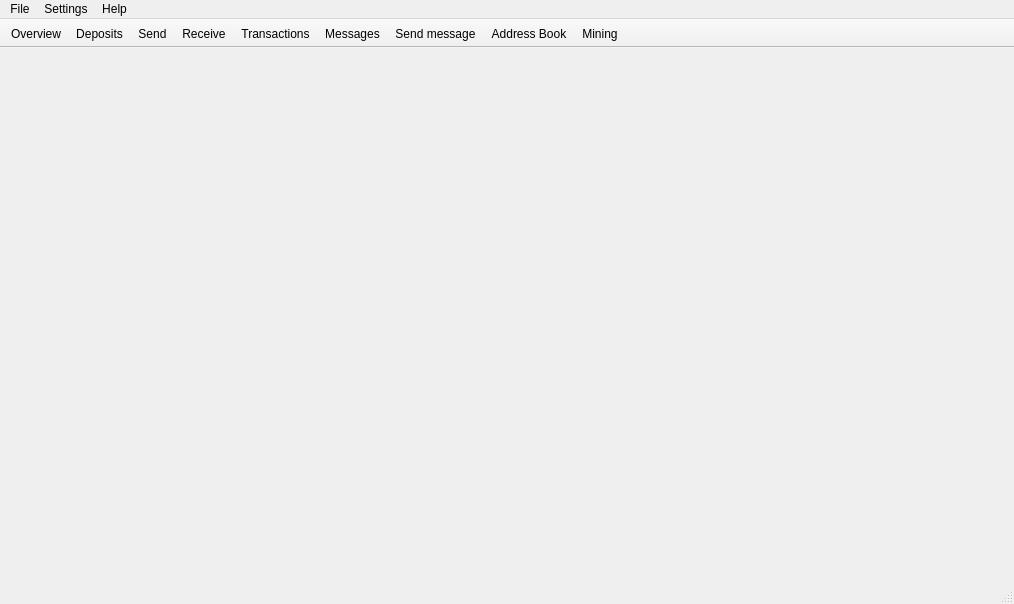
<?xml version="1.0" encoding="UTF-8"?>
<ui version="4.0">
 <class>MainWindow</class>
 <widget class="QMainWindow" name="MainWindow">
  <property name="geometry">
   <rect>
    <x>0</x>
    <y>0</y>
    <width>1014</width>
    <height>604</height>
   </rect>
  </property>
  <property name="sizePolicy">
   <sizepolicy hsizetype="Preferred" vsizetype="Preferred">
    <horstretch>0</horstretch>
    <verstretch>0</verstretch>
   </sizepolicy>
  </property>
  <property name="minimumSize">
   <size>
    <width>0</width>
    <height>0</height>
   </size>
  </property>
  <property name="maximumSize">
   <size>
    <width>16777215</width>
    <height>16777215</height>
   </size>
  </property>
  <property name="windowTitle">
   <string>MainWindow</string>
  </property>
  <property name="windowIcon">
   <iconset resource="../../resources.qrc">
    <normaloff>:/images/cryptonote</normaloff>:/images/cryptonote</iconset>
  </property>
  <widget class="QWidget" name="centralwidget">
   <layout class="QHBoxLayout" name="horizontalLayout">
    <property name="spacing">
     <number>0</number>
    </property>
    <property name="leftMargin">
     <number>0</number>
    </property>
    <property name="topMargin">
     <number>0</number>
    </property>
    <property name="rightMargin">
     <number>0</number>
    </property>
    <property name="bottomMargin">
     <number>0</number>
    </property>
    <item>
     <widget class="WalletGui::OverviewFrame" name="m_overviewFrame">
      <property name="frameShape">
       <enum>QFrame::NoFrame</enum>
      </property>
      <property name="frameShadow">
       <enum>QFrame::Raised</enum>
      </property>
     </widget>
    </item>
    <item>
     <widget class="WalletGui::SendFrame" name="m_sendFrame">
      <property name="frameShape">
       <enum>QFrame::NoFrame</enum>
      </property>
      <property name="frameShadow">
       <enum>QFrame::Raised</enum>
      </property>
     </widget>
    </item>
    <item>
     <widget class="WalletGui::ReceiveFrame" name="m_receiveFrame">
      <property name="frameShape">
       <enum>QFrame::NoFrame</enum>
      </property>
      <property name="frameShadow">
       <enum>QFrame::Raised</enum>
      </property>
     </widget>
    </item>
    <item>
     <widget class="WalletGui::TransactionsFrame" name="m_transactionsFrame">
      <property name="frameShape">
       <enum>QFrame::NoFrame</enum>
      </property>
      <property name="frameShadow">
       <enum>QFrame::Raised</enum>
      </property>
     </widget>
    </item>
    <item>
     <widget class="WalletGui::AddressBookFrame" name="m_addressBookFrame">
      <property name="frameShape">
       <enum>QFrame::NoFrame</enum>
      </property>
      <property name="frameShadow">
       <enum>QFrame::Raised</enum>
      </property>
     </widget>
    </item>
    <item>
     <widget class="WalletGui::MessagesFrame" name="m_messagesFrame">
      <property name="frameShape">
       <enum>QFrame::NoFrame</enum>
      </property>
      <property name="frameShadow">
       <enum>QFrame::Raised</enum>
      </property>
     </widget>
    </item>
    <item>
     <widget class="WalletGui::SendMessageFrame" name="m_sendMessageFrame">
      <property name="frameShape">
       <enum>QFrame::NoFrame</enum>
      </property>
      <property name="frameShadow">
       <enum>QFrame::Raised</enum>
      </property>
     </widget>
    </item>
    <item>
     <widget class="WalletGui::DepositsFrame" name="m_depositsFrame">
      <property name="frameShape">
       <enum>QFrame::NoFrame</enum>
      </property>
      <property name="frameShadow">
       <enum>QFrame::Raised</enum>
      </property>
     </widget>
    </item>
   </layout>
  </widget>
  <widget class="QMenuBar" name="menubar">
   <property name="geometry">
    <rect>
     <x>0</x>
     <y>0</y>
     <width>1014</width>
     <height>21</height>
    </rect>
   </property>
   <widget class="QMenu" name="menuFile">
    <property name="title">
     <string>File</string>
    </property>
    <addaction name="m_createWalletAction"/>
    <addaction name="m_openWalletAction"/>
    <addaction name="m_importKeyAction"/>
    <addaction name="m_backupWalletAction"/>
    <addaction name="m_resetAction"/>
    <addaction name="m_exitAction"/>
   </widget>
   <widget class="QMenu" name="menuSettings">
    <property name="title">
     <string>Settings</string>
    </property>
    <addaction name="m_encryptWalletAction"/>
    <addaction name="m_changePasswordAction"/>
    <addaction name="m_connectionSettingsAction"/>
    <addaction name="separator"/>
    <addaction name="m_startOnLoginAction"/>
    <addaction name="m_minimizeToTrayAction"/>
    <addaction name="m_closeToTrayAction"/>
   </widget>
   <widget class="QMenu" name="menuHelp">
    <property name="title">
     <string>Help</string>
    </property>
    <addaction name="m_aboutCryptonoteAction"/>
    <addaction name="m_aboutQtAction"/>
   </widget>
   <addaction name="menuFile"/>
   <addaction name="menuSettings"/>
   <addaction name="menuHelp"/>
  </widget>
  <widget class="QToolBar" name="toolBar">
   <property name="windowTitle">
    <string>toolBar</string>
   </property>
   <property name="movable">
    <bool>false</bool>
   </property>
   <property name="toolButtonStyle">
    <enum>Qt::ToolButtonTextBesideIcon</enum>
   </property>
   <attribute name="toolBarArea">
    <enum>TopToolBarArea</enum>
   </attribute>
   <attribute name="toolBarBreak">
    <bool>false</bool>
   </attribute>
   <addaction name="m_overviewAction"/>
   <addaction name="m_depositsAction"/>
   <addaction name="m_sendAction"/>
   <addaction name="m_receiveAction"/>
   <addaction name="m_transactionsAction"/>
   <addaction name="m_messagesAction"/>
   <addaction name="m_sendMessageAction"/>
   <addaction name="m_addressBookAction"/>
   <addaction name="m_miningAction"/>
  </widget>
  <widget class="QStatusBar" name="statusBar"/>
  <action name="m_overviewAction">
   <property name="checkable">
    <bool>true</bool>
   </property>
   <property name="enabled">
    <bool>true</bool>
   </property>
   <property name="icon">
    <iconset resource="../../resources.qrc">
     <normaloff>:/icons/overview</normaloff>:/icons/overview</iconset>
   </property>
   <property name="text">
    <string>Overview</string>
   </property>
  </action>
  <action name="m_sendAction">
   <property name="checkable">
    <bool>true</bool>
   </property>
   <property name="enabled">
    <bool>true</bool>
   </property>
   <property name="icon">
    <iconset resource="../../resources.qrc">
     <normaloff>:/icons/send</normaloff>:/icons/send</iconset>
   </property>
   <property name="text">
    <string>Send</string>
   </property>
  </action>
  <action name="m_receiveAction">
   <property name="checkable">
    <bool>true</bool>
   </property>
   <property name="enabled">
    <bool>true</bool>
   </property>
   <property name="icon">
    <iconset resource="../../resources.qrc">
     <normaloff>:/icons/receive</normaloff>:/icons/receive</iconset>
   </property>
   <property name="text">
    <string>Receive</string>
   </property>
  </action>
  <action name="m_transactionsAction">
   <property name="checkable">
    <bool>true</bool>
   </property>
   <property name="enabled">
    <bool>true</bool>
   </property>
   <property name="icon">
    <iconset resource="../../resources.qrc">
     <normaloff>:/icons/transactions</normaloff>:/icons/transactions</iconset>
   </property>
   <property name="text">
    <string>Transactions</string>
   </property>
  </action>
  <action name="m_exitAction">
   <property name="enabled">
    <bool>true</bool>
   </property>
   <property name="text">
    <string>Exit</string>
   </property>
   <property name="shortcut">
    <string>Ctrl+Q</string>
   </property>
  </action>
  <action name="m_addressBookAction">
   <property name="checkable">
    <bool>true</bool>
   </property>
   <property name="enabled">
    <bool>true</bool>
   </property>
   <property name="icon">
    <iconset resource="../../resources.qrc">
     <normaloff>:/icons/address-book</normaloff>:/icons/address-book</iconset>
   </property>
   <property name="text">
    <string>Address Book</string>
   </property>
  </action>
  <action name="m_createWalletAction">
   <property name="enabled">
    <bool>true</bool>
   </property>
   <property name="text">
    <string>Create wallet</string>
   </property>
  </action>
  <action name="m_openWalletAction">
   <property name="enabled">
    <bool>true</bool>
   </property>
   <property name="text">
    <string>Open wallet</string>
   </property>
  </action>
  <action name="m_encryptWalletAction">
   <property name="enabled">
    <bool>true</bool>
   </property>
   <property name="text">
    <string>Encrypt wallet</string>
   </property>
  </action>
  <action name="m_changePasswordAction">
   <property name="enabled">
    <bool>true</bool>
   </property>
   <property name="text">
    <string>Change password</string>
   </property>
   <property name="toolTip">
    <string>Change password</string>
   </property>
  </action>
  <action name="m_aboutCryptonoteAction">
   <property name="enabled">
    <bool>true</bool>
   </property>
   <property name="text">
    <string>About</string>
   </property>
  </action>
  <action name="m_aboutQtAction">
   <property name="enabled">
    <bool>true</bool>
   </property>
   <property name="text">
    <string>About Qt</string>
   </property>
  </action>
  <action name="m_backupWalletAction">
   <property name="enabled">
    <bool>true</bool>
   </property>
   <property name="text">
    <string>Backup wallet</string>
   </property>
  </action>
  <action name="m_startOnLoginAction">
   <property name="checkable">
    <bool>true</bool>
   </property>
   <property name="text">
    <string>Start on system login</string>
   </property>
  </action>
  <action name="m_minimizeToTrayAction">
   <property name="checkable">
    <bool>true</bool>
   </property>
   <property name="text">
    <string>Minimize to tray</string>
   </property>
  </action>
  <action name="m_closeToTrayAction">
   <property name="checkable">
    <bool>true</bool>
   </property>
   <property name="text">
    <string>Close to tray</string>
   </property>
  </action>
  <action name="m_messagesAction">
   <property name="checkable">
    <bool>true</bool>
   </property>
   <property name="icon">
    <iconset resource="../../resources.qrc">
     <normaloff>:/icons/messages</normaloff>:/icons/messages</iconset>
   </property>
   <property name="text">
    <string>Messages</string>
   </property>
  </action>
  <action name="m_sendMessageAction">
   <property name="checkable">
    <bool>true</bool>
   </property>
   <property name="icon">
    <iconset resource="../../resources.qrc">
     <normaloff>:/icons/send_message</normaloff>:/icons/send_message</iconset>
   </property>
   <property name="text">
    <string>Send message</string>
   </property>
  </action>
  <action name="m_importKeyAction">
   <property name="text">
    <string>Import private key</string>
   </property>
  </action>
  <action name="m_miningAction">
   <property name="checkable">
    <bool>true</bool>
   </property>
   <property name="icon">
    <iconset resource="../../resources.qrc">
     <normaloff>:/icons/mining</normaloff>:/icons/mining</iconset>
   </property>
   <property name="text">
    <string>Mining</string>
   </property>
  </action>
  <action name="m_depositsAction">
   <property name="checkable">
    <bool>true</bool>
   </property>
   <property name="icon">
    <iconset resource="../../resources.qrc">
     <normaloff>:/icons/deposits</normaloff>:/icons/deposits</iconset>
   </property>
   <property name="text">
    <string>Deposits</string>
   </property>
  </action>
  <action name="m_resetAction">
   <property name="text">
    <string>Reset wallet</string>
   </property>
   <property name="toolTip">
    <string>Reset wallet</string>
   </property>
  </action>
  <action name="m_connectionSettingsAction">
   <property name="text">
    <string>Connection</string>
   </property>
  </action>
 </widget>
 <customwidgets>
  <customwidget>
   <class>WalletGui::OverviewFrame</class>
   <extends>QFrame</extends>
   <header>gui/OverviewFrame.h</header>
   <container>1</container>
  </customwidget>
  <customwidget>
   <class>WalletGui::SendFrame</class>
   <extends>QFrame</extends>
   <header>gui/SendFrame.h</header>
   <container>1</container>
  </customwidget>
  <customwidget>
   <class>WalletGui::TransactionsFrame</class>
   <extends>QFrame</extends>
   <header>gui/TransactionsFrame.h</header>
   <container>1</container>
  </customwidget>
  <customwidget>
   <class>WalletGui::AddressBookFrame</class>
   <extends>QFrame</extends>
   <header>gui/AddressBookFrame.h</header>
   <container>1</container>
  </customwidget>
  <customwidget>
   <class>WalletGui::ReceiveFrame</class>
   <extends>QFrame</extends>
   <header>gui/ReceiveFrame.h</header>
   <container>1</container>
  </customwidget>
  <customwidget>
   <class>WalletGui::MessagesFrame</class>
   <extends>QFrame</extends>
   <header>gui/MessagesFrame.h</header>
   <container>1</container>
  </customwidget>
  <customwidget>
   <class>WalletGui::SendMessageFrame</class>
   <extends>QFrame</extends>
   <header>gui/SendMessageFrame.h</header>
   <container>1</container>
  </customwidget>
  <customwidget>
   <class>WalletGui::DepositsFrame</class>
   <extends>QFrame</extends>
   <header>gui/DepositsFrame.h</header>
   <container>1</container>
  </customwidget>
 </customwidgets>
 <resources>
  <include location="../../resources.qrc"/>
 </resources>
 <connections>
  <connection>
   <sender>m_overviewAction</sender>
   <signal>toggled(bool)</signal>
   <receiver>m_overviewFrame</receiver>
   <slot>setVisible(bool)</slot>
   <hints>
    <hint type="sourcelabel">
     <x>-1</x>
     <y>-1</y>
    </hint>
    <hint type="destinationlabel">
     <x>112</x>
     <y>333</y>
    </hint>
   </hints>
  </connection>
  <connection>
   <sender>m_sendAction</sender>
   <signal>toggled(bool)</signal>
   <receiver>m_sendFrame</receiver>
   <slot>setVisible(bool)</slot>
   <hints>
    <hint type="sourcelabel">
     <x>-1</x>
     <y>-1</y>
    </hint>
    <hint type="destinationlabel">
     <x>337</x>
     <y>333</y>
    </hint>
   </hints>
  </connection>
  <connection>
   <sender>m_receiveAction</sender>
   <signal>toggled(bool)</signal>
   <receiver>m_receiveFrame</receiver>
   <slot>setVisible(bool)</slot>
   <hints>
    <hint type="sourcelabel">
     <x>-1</x>
     <y>-1</y>
    </hint>
    <hint type="destinationlabel">
     <x>562</x>
     <y>333</y>
    </hint>
   </hints>
  </connection>
  <connection>
   <sender>m_transactionsAction</sender>
   <signal>toggled(bool)</signal>
   <receiver>m_transactionsFrame</receiver>
   <slot>setVisible(bool)</slot>
   <hints>
    <hint type="sourcelabel">
     <x>-1</x>
     <y>-1</y>
    </hint>
    <hint type="destinationlabel">
     <x>787</x>
     <y>333</y>
    </hint>
   </hints>
  </connection>
  <connection>
   <sender>m_addressBookAction</sender>
   <signal>toggled(bool)</signal>
   <receiver>m_addressBookFrame</receiver>
   <slot>setVisible(bool)</slot>
   <hints>
    <hint type="sourcelabel">
     <x>-1</x>
     <y>-1</y>
    </hint>
    <hint type="destinationlabel">
     <x>809</x>
     <y>320</y>
    </hint>
   </hints>
  </connection>
  <connection>
   <sender>m_createWalletAction</sender>
   <signal>triggered()</signal>
   <receiver>MainWindow</receiver>
   <slot>createWallet()</slot>
   <hints>
    <hint type="sourcelabel">
     <x>-1</x>
     <y>-1</y>
    </hint>
    <hint type="destinationlabel">
     <x>449</x>
     <y>299</y>
    </hint>
   </hints>
  </connection>
  <connection>
   <sender>m_openWalletAction</sender>
   <signal>triggered()</signal>
   <receiver>MainWindow</receiver>
   <slot>openWallet()</slot>
   <hints>
    <hint type="sourcelabel">
     <x>-1</x>
     <y>-1</y>
    </hint>
    <hint type="destinationlabel">
     <x>449</x>
     <y>299</y>
    </hint>
   </hints>
  </connection>
  <connection>
   <sender>m_encryptWalletAction</sender>
   <signal>triggered()</signal>
   <receiver>MainWindow</receiver>
   <slot>encryptWallet()</slot>
   <hints>
    <hint type="sourcelabel">
     <x>-1</x>
     <y>-1</y>
    </hint>
    <hint type="destinationlabel">
     <x>449</x>
     <y>299</y>
    </hint>
   </hints>
  </connection>
  <connection>
   <sender>m_changePasswordAction</sender>
   <signal>triggered()</signal>
   <receiver>MainWindow</receiver>
   <slot>encryptWallet()</slot>
   <hints>
    <hint type="sourcelabel">
     <x>-1</x>
     <y>-1</y>
    </hint>
    <hint type="destinationlabel">
     <x>449</x>
     <y>299</y>
    </hint>
   </hints>
  </connection>
  <connection>
   <sender>m_aboutQtAction</sender>
   <signal>triggered()</signal>
   <receiver>MainWindow</receiver>
   <slot>aboutQt()</slot>
   <hints>
    <hint type="sourcelabel">
     <x>-1</x>
     <y>-1</y>
    </hint>
    <hint type="destinationlabel">
     <x>449</x>
     <y>299</y>
    </hint>
   </hints>
  </connection>
  <connection>
   <sender>m_backupWalletAction</sender>
   <signal>triggered()</signal>
   <receiver>MainWindow</receiver>
   <slot>backupWallet()</slot>
   <hints>
    <hint type="sourcelabel">
     <x>-1</x>
     <y>-1</y>
    </hint>
    <hint type="destinationlabel">
     <x>449</x>
     <y>299</y>
    </hint>
   </hints>
  </connection>
  <connection>
   <sender>m_aboutCryptonoteAction</sender>
   <signal>triggered()</signal>
   <receiver>MainWindow</receiver>
   <slot>about()</slot>
   <hints>
    <hint type="sourcelabel">
     <x>-1</x>
     <y>-1</y>
    </hint>
    <hint type="destinationlabel">
     <x>459</x>
     <y>299</y>
    </hint>
   </hints>
  </connection>
  <connection>
   <sender>m_startOnLoginAction</sender>
   <signal>triggered(bool)</signal>
   <receiver>MainWindow</receiver>
   <slot>setStartOnLogin(bool)</slot>
   <hints>
    <hint type="sourcelabel">
     <x>-1</x>
     <y>-1</y>
    </hint>
    <hint type="destinationlabel">
     <x>459</x>
     <y>299</y>
    </hint>
   </hints>
  </connection>
  <connection>
   <sender>m_minimizeToTrayAction</sender>
   <signal>triggered(bool)</signal>
   <receiver>MainWindow</receiver>
   <slot>setMinimizeToTray(bool)</slot>
   <hints>
    <hint type="sourcelabel">
     <x>-1</x>
     <y>-1</y>
    </hint>
    <hint type="destinationlabel">
     <x>459</x>
     <y>299</y>
    </hint>
   </hints>
  </connection>
  <connection>
   <sender>m_closeToTrayAction</sender>
   <signal>triggered(bool)</signal>
   <receiver>MainWindow</receiver>
   <slot>setCloseToTray(bool)</slot>
   <hints>
    <hint type="sourcelabel">
     <x>-1</x>
     <y>-1</y>
    </hint>
    <hint type="destinationlabel">
     <x>459</x>
     <y>299</y>
    </hint>
   </hints>
  </connection>
  <connection>
   <sender>m_messagesAction</sender>
   <signal>toggled(bool)</signal>
   <receiver>m_messagesFrame</receiver>
   <slot>setVisible(bool)</slot>
   <hints>
    <hint type="sourcelabel">
     <x>-1</x>
     <y>-1</y>
    </hint>
    <hint type="destinationlabel">
     <x>843</x>
     <y>322</y>
    </hint>
   </hints>
  </connection>
  <connection>
   <sender>m_sendMessageAction</sender>
   <signal>toggled(bool)</signal>
   <receiver>m_sendMessageFrame</receiver>
   <slot>setVisible(bool)</slot>
   <hints>
    <hint type="sourcelabel">
     <x>-1</x>
     <y>-1</y>
    </hint>
    <hint type="destinationlabel">
     <x>854</x>
     <y>322</y>
    </hint>
   </hints>
  </connection>
  <connection>
   <sender>m_importKeyAction</sender>
   <signal>triggered()</signal>
   <receiver>MainWindow</receiver>
   <slot>importKey()</slot>
   <hints>
    <hint type="sourcelabel">
     <x>-1</x>
     <y>-1</y>
    </hint>
    <hint type="destinationlabel">
     <x>459</x>
     <y>299</y>
    </hint>
   </hints>
  </connection>
  <connection>
   <sender>m_depositsAction</sender>
   <signal>toggled(bool)</signal>
   <receiver>m_depositsFrame</receiver>
   <slot>setVisible(bool)</slot>
   <hints>
    <hint type="sourcelabel">
     <x>-1</x>
     <y>-1</y>
    </hint>
    <hint type="destinationlabel">
     <x>868</x>
     <y>322</y>
    </hint>
   </hints>
  </connection>
  <connection>
   <sender>m_resetAction</sender>
   <signal>triggered()</signal>
   <receiver>MainWindow</receiver>
   <slot>resetWallet()</slot>
   <hints>
    <hint type="sourcelabel">
     <x>-1</x>
     <y>-1</y>
    </hint>
    <hint type="destinationlabel">
     <x>506</x>
     <y>301</y>
    </hint>
   </hints>
  </connection>
  <connection>
   <sender>m_connectionSettingsAction</sender>
   <signal>triggered()</signal>
   <receiver>MainWindow</receiver>
   <slot>openConnectionSettings()</slot>
   <hints>
    <hint type="sourcelabel">
     <x>-1</x>
     <y>-1</y>
    </hint>
    <hint type="destinationlabel">
     <x>494</x>
     <y>319</y>
    </hint>
   </hints>
  </connection>
 </connections>
 <slots>
  <slot>createWallet()</slot>
  <slot>openWallet()</slot>
  <slot>encryptWallet()</slot>
  <slot>aboutQt()</slot>
  <slot>backupWallet()</slot>
  <slot>about()</slot>
  <slot>setStartOnLogin(bool)</slot>
  <slot>setMinimizeToTray(bool)</slot>
  <slot>setCloseToTray(bool)</slot>
  <slot>importKey()</slot>
  <slot>resetWallet()</slot>
  <slot>openConnectionSettings()</slot>
 </slots>
</ui>
